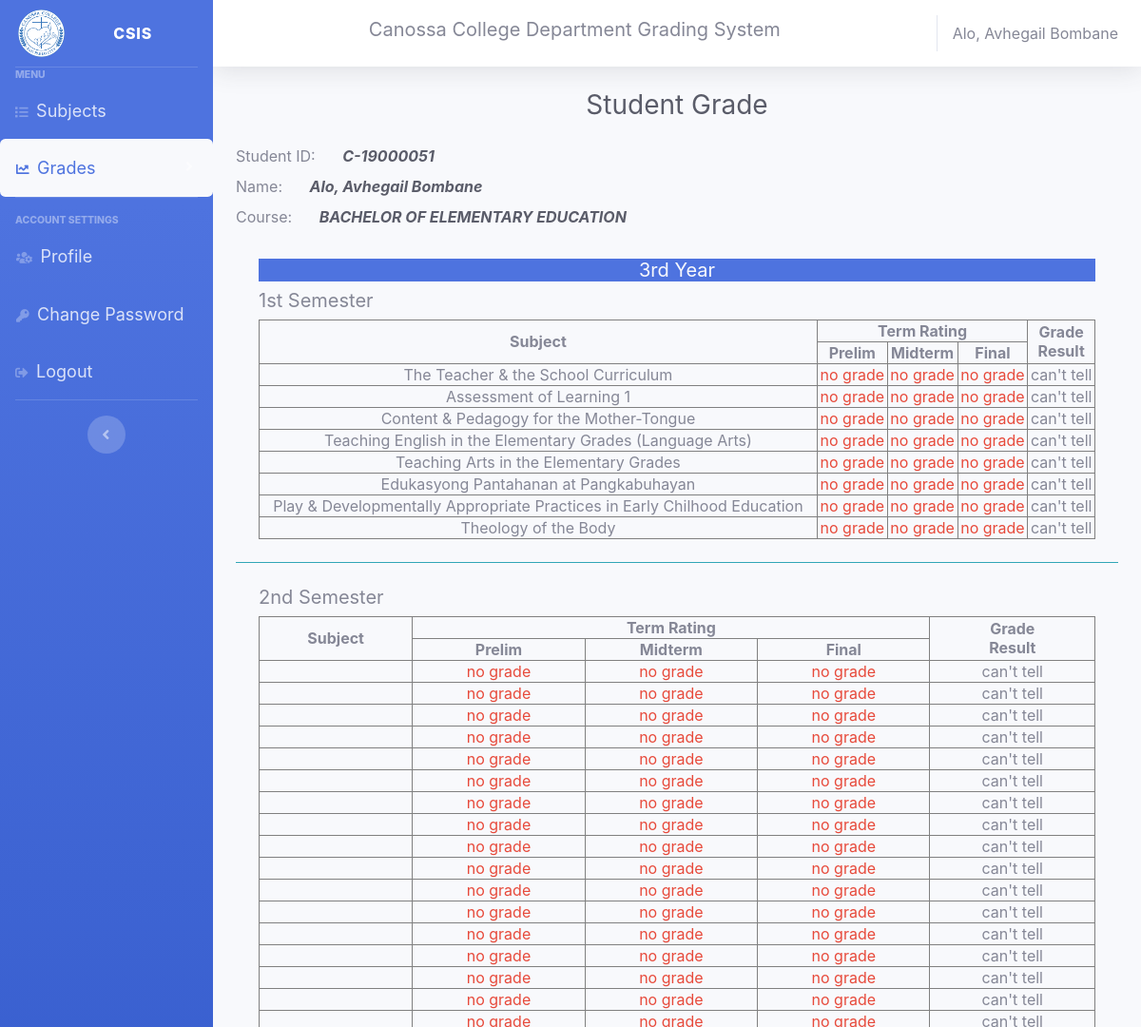
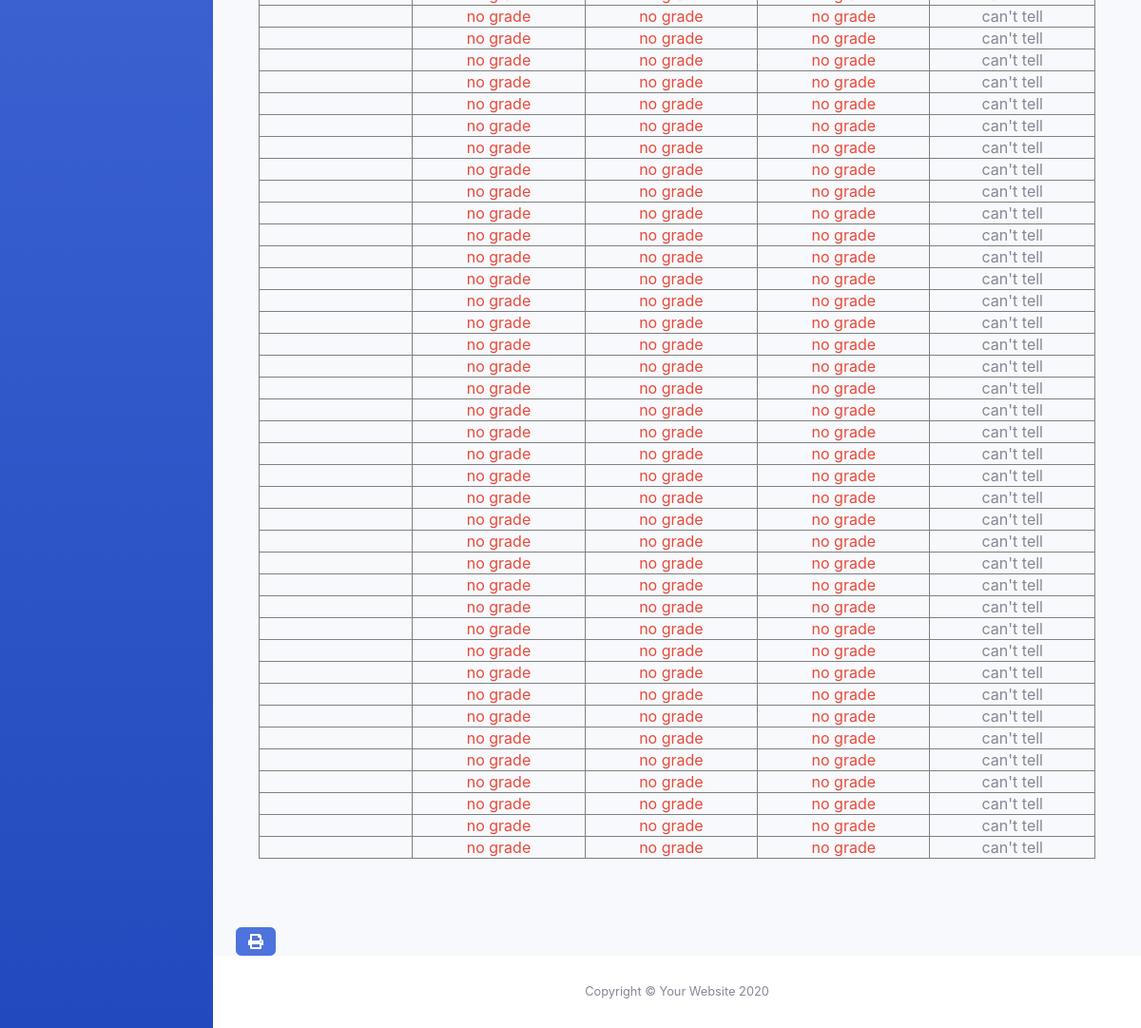
Page /student/third.student.php (signed in) on the committed database (2 pictures, top to bottom).
### tables this page shows
CREATE TABLE `studentrecords` (
  `id` int(11) NOT NULL,
  `student_id` varchar(120) NOT NULL,
  `name` varchar(120) NOT NULL,
  `gender` varchar(128) NOT NULL,
  `cellphone` varchar(11) NOT NULL,
  `bday` varchar(128) NOT NULL,
  `bplace` varchar(128) NOT NULL,
  `address` text NOT NULL,
  `course` text NOT NULL,
  `status` text NOT NULL,
  `year` varchar(12) NOT NULL
);

CREATE TABLE `studentsubs` (
  `id` int(11) NOT NULL,
  `student_id` varchar(123) NOT NULL,
  `subject` varchar(123) NOT NULL
);

### studentgrading/_third.grading.php (the view)
<div class="p-2 m-3">
    <h5 class="text-center bg-primary text-light">3rd Year</h5>
    <div>
        <h5>1st Semester</h5>
        <table border="1" class="text-center w-100">
        <thead>
            <tr>
                <th rowspan="2">Subject</th>
                <th colspan="3">Term Rating</th>
                <th rowspan="2">Grade <br> Result</th>
            </tr>
            <tr>
                <th>Prelim</th>
                <th>Midterm</th>
                <th>Final</th>
            </tr>
        </thead>
        <tbody>
            <?php
        $prod = "SELECT * from programs where year = 'third' and sem = 'first' and course = '$course'";
        $result = $conn->query($prod);
        if ($result->num_rows > 0) {
            while ($row = $result->fetch_assoc()) {
                $subject = $row['subject'];
                 $s = "SELECT * from studentsubs where student_id = '$id' and subject = '$subject'";
            $res = $conn->query($s);
            if ($res->num_rows > 0) {
                while ($row = $res->fetch_assoc()) {
                    $sub = $row['subject'];
                    echo "<tr><td>  $sub </td>";
                    $sq = "SELECT * from prelims where subject = '$sub' and student_id = '$id'";
                    $resu = $conn->query($sq);
                    if ($resu->num_rows > 0) {
                        while ($row = $resu->fetch_assoc()) {
                            $sub = $row['subject'];
                            if($row['grade'] >=85){
                                echo "<td class='text-success'>  $row[grade] </td>";
                            }else if($row['grade'] >= 75){
                                echo "<td class='text-warning'>  $row[grade] </td>";
                            }else{
                                echo "<td class='text-danger'>  $row[grade] </td>";
                            }
                        }
                    }else{
                        echo "<td class='text-danger'>  no grade </td>";
                    }
                    $sq = "SELECT * from midterms where subject = '$sub' and student_id = '$id'";
                    $resu = $conn->query($sq);
                    if ($resu->num_rows > 0) {
                        while ($row = $resu->fetch_assoc()) {
                            if($row['grade'] >=85){
                                echo "<td class='text-success'>  $row[grade] </td>";
                            }else if($row['grade'] >= 75){
                                echo "<td class='text-warning'>  $row[grade] </td>";
                            }else{
                                echo "<td class='text-danger'>  $row[grade] </td>";
                            }
                        }
                    }else{
                        echo "<td class='text-danger'>  no grade </td>";
                    }
                    $sq = "SELECT * from finals where subject = '$sub' and student_id = '$id'";
                    $resu = $conn->query($sq);
                    if ($resu->num_rows > 0) {
                        while ($row = $resu->fetch_assoc()) {
                            if($row['grade'] >=85){
                                echo "<td class='text-success'>  $row[grade] </td>";
                            }else if($row['grade'] >= 75){
                                echo "<td class='text-warning'>  $row[grade] </td>";
                            }else{
                                echo "<td class='text-danger'>  $row[grade] </td>";
                            }
                            if($row['grade'] >= 75){
                                echo "<td>  Passed </td>";
                            }
                            else{
                                echo "<td>  Failed </td>";
                            }
                        }
                    }else{
                        echo "<td class='text-danger'>  no grade </td>";
                            echo "<td> can't tell </td>";
                    }
                }
            }
            }
        }
            ?>
        </tbody>
    </table>
    </div>
</div>
<hr class="sidebar-divider bg-info">
<div class="p-2 m-3">
    <div>
        <h5>2nd Semester</h5>
        <table border="1" class="text-center w-100">
        <thead>
            <tr>
                <th rowspan="2">Subject</th>
                <th colspan="3">Term Rating</th>
                <th rowspan="2">Grade <br> Result</th>
            </tr>
            <tr>
                <th>Prelim</th>
                <th>Midterm</th>
                <th>Final</th>
            </tr>
        </thead>
        <tbody>
            <?php
        $prod = "SELECT * from programs where year = 'third' and sem = 'second' and course = '$course'";
        $result = $conn->query($prod);
        if ($result->num_rows > 0) {
            while ($row = $result->fetch_assoc()) {
                $subject = $row['subject'];
                 $s = "SELECT * from studentsubs where student_id = '$id' and subject = '$subject'";
            $res = $conn->query($s);
            if ($res->num_rows > 0) {
                while ($row = $res->fetch_assoc()) {
                    $sub = $row['subject'];
                    echo "<tr><td>  $sub </td>";
                    $sq = "SELECT * from prelims where subject = '$sub' and student_id = '$id'";
                    $resu = $conn->query($sq);
                    if ($resu->num_rows > 0) {
                        while ($row = $resu->fetch_assoc()) {
                            $sub = $row['subject'];
                            if($row['grade'] >=85){
                                echo "<td class='text-success'>  $row[grade] </td>";
                            }else if($row['grade'] >= 75){
                                echo "<td class='text-warning'>  $row[grade] </td>";
                            }else{
                                echo "<td class='text-danger'>  $row[grade] </td>";
                            }
                        }
                    }else{
                        echo "<td class='text-danger'>  no grade </td>";
                    }
                    $sq = "SELECT * from midterms where subject = '$sub' and student_id = '$id'";
                    $resu = $conn->query($sq);
                    if ($resu->num_rows > 0) {
                        while ($row = $resu->fetch_assoc()) {
                            if($row['grade'] >=85){
                                echo "<td class='text-success'>  $row[grade] </td>";
                            }else if($row['grade'] >= 75){
                                echo "<td class='text-warning'>  $row[grade] </td>";
                            }else{
                                echo "<td class='text-danger'>  $row[grade] </td>";
                            }
                        }
                    }else{
                        echo "<td class='text-danger'>  no grade </td>";
                    }
                    $sq = "SELECT * from finals where subject = '$sub' and student_id = '$id'";
                    $resu = $conn->query($sq);
                    if ($resu->num_rows > 0) {
                        while ($row = $resu->fetch_assoc()) {
                            if($row['grade'] >=85){
                                echo "<td class='text-success'>  $row[grade] </td>";
                            }else if($row['grade'] >= 75){
                                echo "<td class='text-warning'>  $row[grade] </td>";
                            }else{
                                echo "<td class='text-danger'>  $row[grade] </td>";
                            }
                            if($row['grade'] >= 75){
                                echo "<td>  Passed </td>";
                            }
                            else{
                                echo "<td>  Failed </td>";
                            }
                        }
                    }else{
                        echo "<td class='text-danger'>  no grade </td>";
                            echo "<td> can't tell </td>";
                    }
                }
            }
            }
        }
            ?>
        </tbody>
    </table>
    </div>
</div>

### student/third.student.php (shortened to what this page needs)
<?php
if (isset($_SESSION['user_id'])) {
    include "../layout/head.layout.php";
    include_once '../database/dbconnection.db.php';
    $sql = "SELECT * from studentrecords where student_id = '$id'";
    $result = $conn->query($sql);
    if ($result->num_rows > 0) {
        while ($row = $result->fetch_assoc()) {
            $name = $row['name'];
            $course = $row['course'];
        }
    }
?>
    <h5 class="h3 mb-4 text-gray-800 text-center">Student Grade</h5>
    <label class="mr-4">Student ID: </label> <i class="text-dark font-weight-bold mr-5"><?php echo $id; ?></i><br>
    <label class="mr-4">Name: </label> <i class="text-dark font-weight-bold "><?php echo $name; ?></i> <br>
    <label class="mr-4">Course: </label> <i class="text-dark font-weight-bold text-uppercase"><?php echo $course; ?></i> <br>
<?php
    include "../studentgrading/_third.grading.php";
    ?>
    <br>
    <br>
    <a class="btn btn-primary" href="../print/gradeperyear/_third.print.php"><i class="fas fa-print"></i></a>
<?php include "../layout/footer.layout.php";
} else {
    header("Location: ../canossa/master.blade.php");
    exit();
}
?>

### layout/_topbar.layout.php (shortened to what this page needs)
<nav class="navbar navbar-expand navbar-light bg-white topbar mb-4 static-top shadow">
<h5 class="title ml-auto">Canossa College Department Grading System </h5>
    <span class="mr-2 d-none d-lg-inline text-gray-600 ">
        <?php
            include_once '../database/dbconnection.db.php';
            $id = $_SESSION['user_id'];
            $sql = "SELECT * from studentrecords where student_id = '$id'";
            $result = $conn-> query($sql);
            if($result-> num_rows > 0 ){
                while($row = $result-> fetch_assoc()){
                    echo $row['name'];
                }
            }
        ?>
    </span>
</nav>

### rows in the picture
studentrecords: name "Alo, Avhegail Bombane", course "BACHELOR OF ELEMENTARY EDUCATION"
studentsubs: subject "The Teacher & the School Curriculum"
studentsubs: subject "Assessment of Learning 1"
studentsubs: subject "Content & Pedagogy for the Mother-Tongue"
studentsubs: subject "Teaching English in the Elementary Grades (Language Arts)"
studentsubs: subject "Teaching Arts in the Elementary Grades"
studentsubs: subject "Edukasyong Pantahanan at Pangkabuhayan"
studentsubs: subject "Play & Developmentally Appropriate Practices in Early Chilhood Education"
studentsubs: subject "Theology of the Body"

### other values in the picture
$id "C-19000051"
